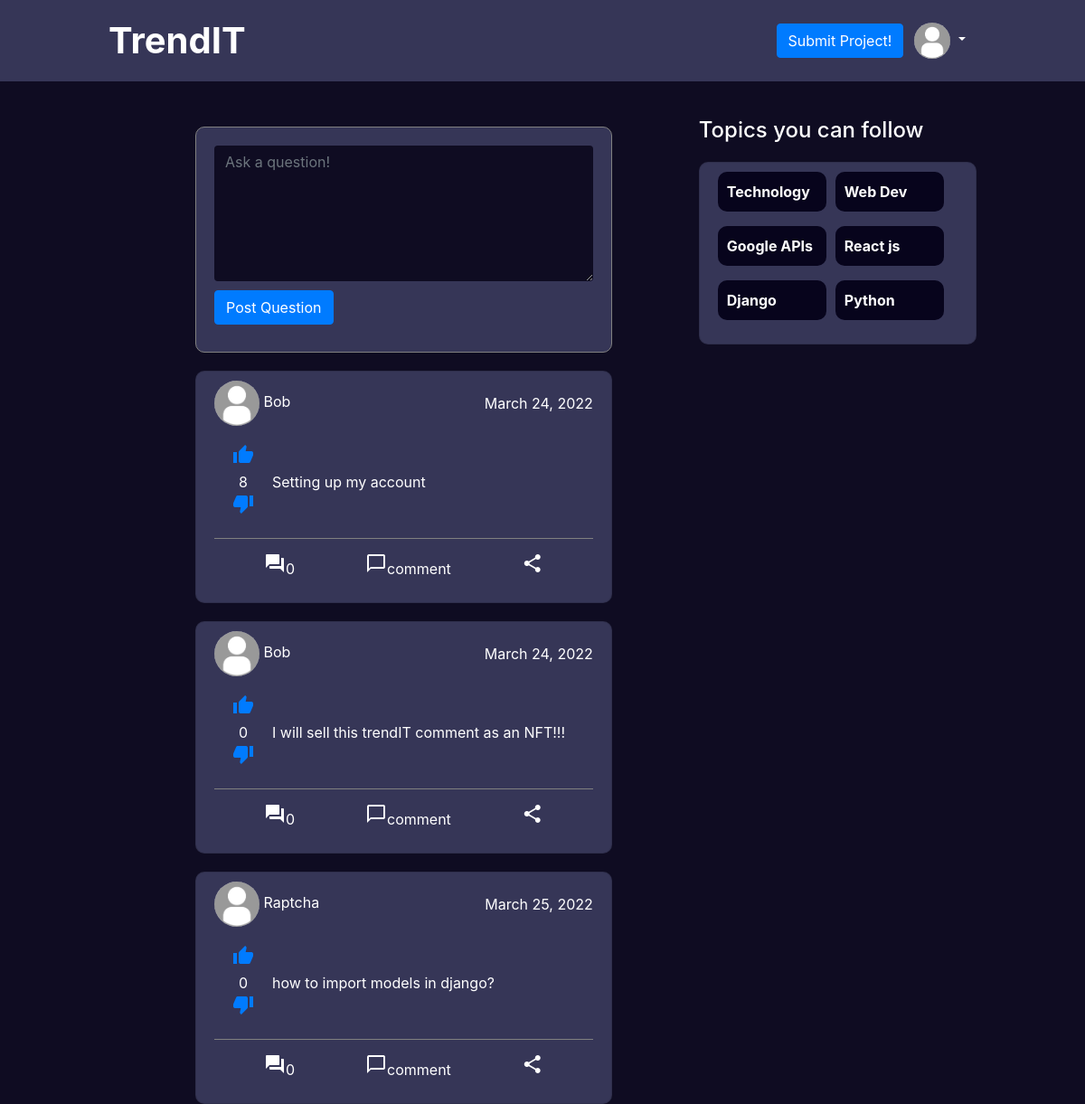
Screenshot of / (signed in) with the database file from the repository.
### app/models.py (models this page shows, shortened)
class Profile(models.Model):
    user = models.OneToOneField(User, blank=True, null=True, on_delete=models.CASCADE)
    profile_pic = models.ImageField(default='media/default2.png', upload_to='media/', null=True, blank=True)

class Post(models.Model):
    content = models.TextField()
    comments = models.IntegerField(default=0)
    user = models.ForeignKey(User, blank=True, null=True, on_delete=models.CASCADE)
    likes = models.IntegerField(default=0)
    posted_at = models.DateField(default=datetime.date.today)

### app/views.py (the view)
# urls.py: path("", index, name='index'),
@login_required(login_url='login-user/')
def index(request):
    posts = Post.objects.all()
    comments = Comment.objects.filter()
    post_question(request)
    return render(request, 'html/index.html', {'posts': posts, 'comments': comments})

### app/views.py (called while the page is built)
@login_required(login_url='login-user/')
def post_question(request):
    user = request.user
    if request.method == "POST":
        post = request.POST.get('post')
        new_post = Post(content=post, user=user)
        new_post.save()
    return redirect('index')

### app/templates/html/index.html (shortened to what this page needs)
{% extends 'html/base.html' %}
{% load static %}
{% block css %}<link rel="stylesheet" href="{% static 'css/index.css' %}" >{% endblock %}
{% block content %}
<div class="post-container">
<div class="left-side">
<form class="post-f" action="/post-question/" method="post">
    <div class="form-floating">
      <textarea class="form-control" placeholder="Ask a question!" required name="post" id="post" style="height: 150px; color:white; background-color:#0f0c22 !important; border:none"></textarea>
    </div>
    <button type="submit" class="sbtn btn btn-primary">Post Question</button>
</form>
 <div class="posts">
{% for post in posts %}
    <div class="card">
      <div class="card-head">
      <span class="user-info"><img class="avatar" src="{{post.user.profile.profile_pic.url}}">
          <span class="user-name">{{post.user.username}}</span></span>
          <span class="date">{{post.posted_at}}</span>
      </div>
        <div class="card-body">
            <span class="likes">
                <a id="a-like" class="a-like" href="/like/{{post.id}}"><i class="material-icons">thumb_up</i></a>
                <span>{{post.likes}}</span>
        <a href="/dislike/{{post.id}}"><i class="material-icons">thumb_down</i></a>
            </span>
        <span class="card-text">{{post.content}}</span>
        </div>
        <div class="card-actions">
  <a style="color:white;" href="/get-comments/{{post.id}}" data-toggle="modal" data-target="#exampleModalLong">
    <i class="material-icons">question_answer</i><span>{{post.comments}}</span>
  </a>
    <a style="color:white;" href="" data-toggle="modal" data-target="#exampleModal">
    <i class="material-icons">chat_bubble_outline</i><span>comment</span>
    </a>
     <a style="color:white;" data-toggle="collapse" href="#">
    <i class="material-icons">share</i>
   </a>
</div>
</div>
{% endfor %}
</div>
</div>
<div class="right-side">
    <h4>Topics you can follow</h4>
    <div class="topics card ">
       <p>Technology</p>
        <p>Web Dev</p>
        <p>Google APIs</p>
        <p>React js</p>
        <p>Django</p>
        <p>Python</p>
    </div>
</div>
</div>
{% endblock %}

### app/templates/html/base.html (shortened to what this page needs)
{% load static %}
<!DOCTYPE html>
<html lang="en">
<head>
    <link rel="stylesheet" href="https://cdn.jsdelivr.net/npm/bootstrap@4.0.0/dist/css/bootstrap.min.css">
    {% block css %}{% endblock %}
</head>
<body>
<nav class="navbar navbar-expand-lg navbar-light bg-light">
  <a style="color:white; font-size:40px; font-weight:bold;" class="navbar-brand" href="/">TrendIT</a>
    {% if user.is_authenticated %}
  <div class="collapse navbar-collapse" id="navbarSupportedContent">
    <a class="btn btn-primary post-project" href="/submit-project">Submit Project!</a>
      <div class="dropdown">
  <button class="btn btn-secondary dropdown-toggle" type="button" id="dropdownMenuButton" data-toggle="dropdown" aria-haspopup="true" aria-expanded="false">
    <img class="prof-pic" src="{{user.profile.profile_pic.url}}" alt="pro-pic">
  </button>
</div>
  </div>
    {% endif %}
</nav>
{% block content %}
{% endblock %}

### app/static/css/index.css (style rules this page uses)
.post-container { display:flex; padding:0px 10%; height:100vh; }
.left-side { flex:0.6; padding:10px 10%; }
.right-side { flex:0.4; color:white; }
.sbtn { margin:10px 0px; }
.posts { margin-bottom:50px !important; }
.post-f { border:1px gray solid; padding:20px; border-radius:10px; background-color:rgb(54, 54, 87) !important; }
.card { padding:10px 20px; border-radius:10px; margin:20px 0px; background-color:rgb(54, 54, 87) !important; color:white; }
.avatar { width:50px; height:50px; border-radius:100%; }
.card-body { border-bottom:1px gray solid; display:flex; align-items:center; }
.card-text { padding-left:20px; }
.card-actions { display:flex; justify-content:space-between; padding:15px 55px; }
.likes { display:flex; flex-direction:column; align-items:center; }
.topics { display:flex; flex-direction:row; flex-wrap:wrap; }
.topics p { background-color:#07041C; width:120px; padding:10px 10px; border-radius:10px; font-weight:bold; margin-right:10px; cursor:pointer; }
.card-head { display:flex; justify-content:space-between; align-items:center; }

### app/templates/html/base.html (style rules this page uses)
body { background-color:#0f0c22; }
.prof-pic { width:40px; border-radius:100%; }
#dropdownMenuButton { background-color:transparent; border:none; }
.navbar { background-color:rgb(54, 54, 87) !important; color:white; margin-bottom:40px; padding:10px 10%; position:sticky; top:0; z-index:999; }

### rows the page displays
Post: user.profile.profile_pic (placeholder picture), user.username "Bob", posted_at "March 24, 2022", likes "8", content "Setting up my account", comments "0"
Post: user.profile.profile_pic (placeholder picture), user.username "Bob", posted_at "March 24, 2022", likes "0", content "I will sell this trendIT comment as an NFT!!!", comments "0"
Post: user.profile.profile_pic (placeholder picture), user.username "Raptcha", posted_at "March 25, 2022", likes "0", content "how to import models in django?", comments "0"
